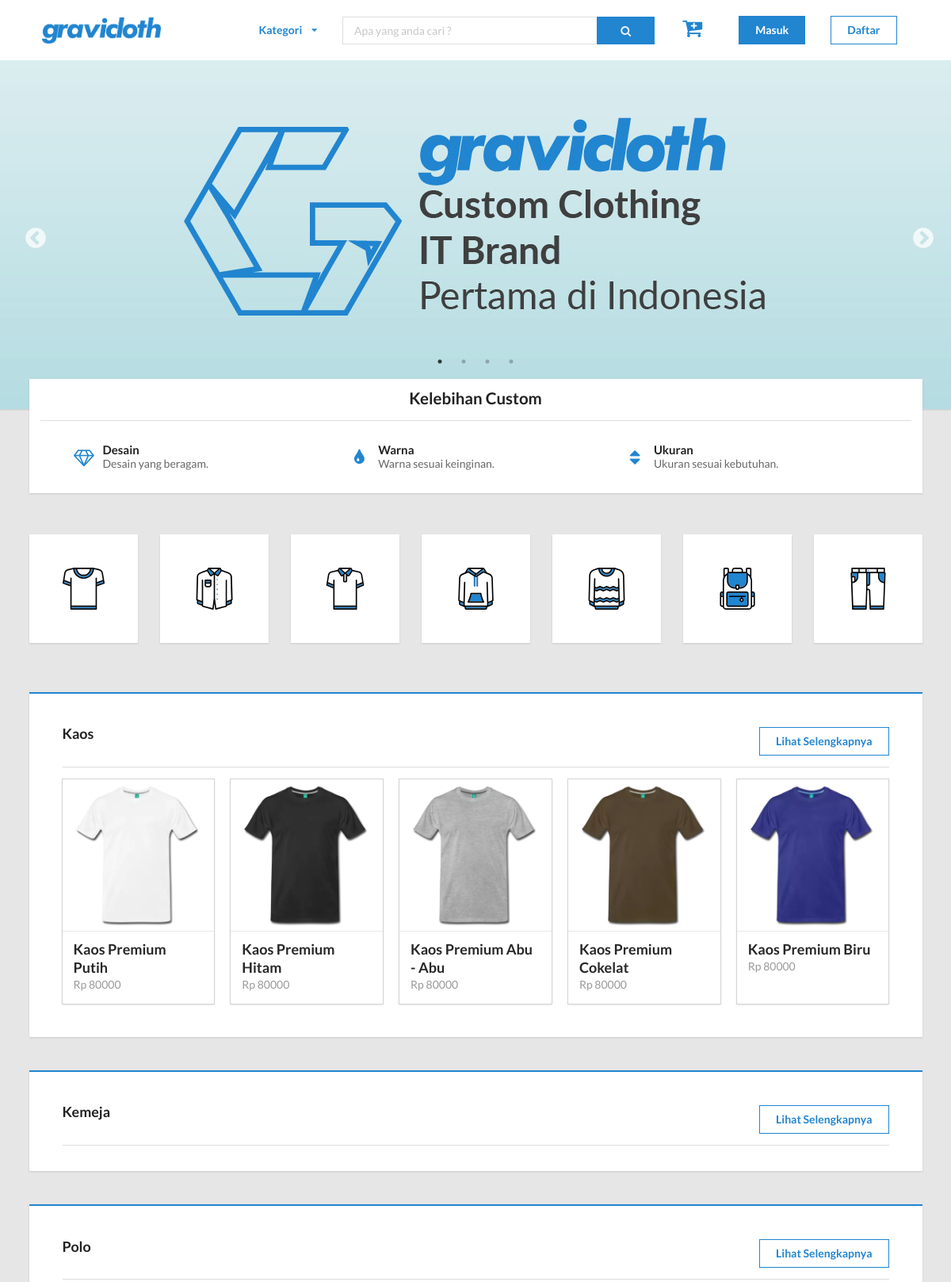
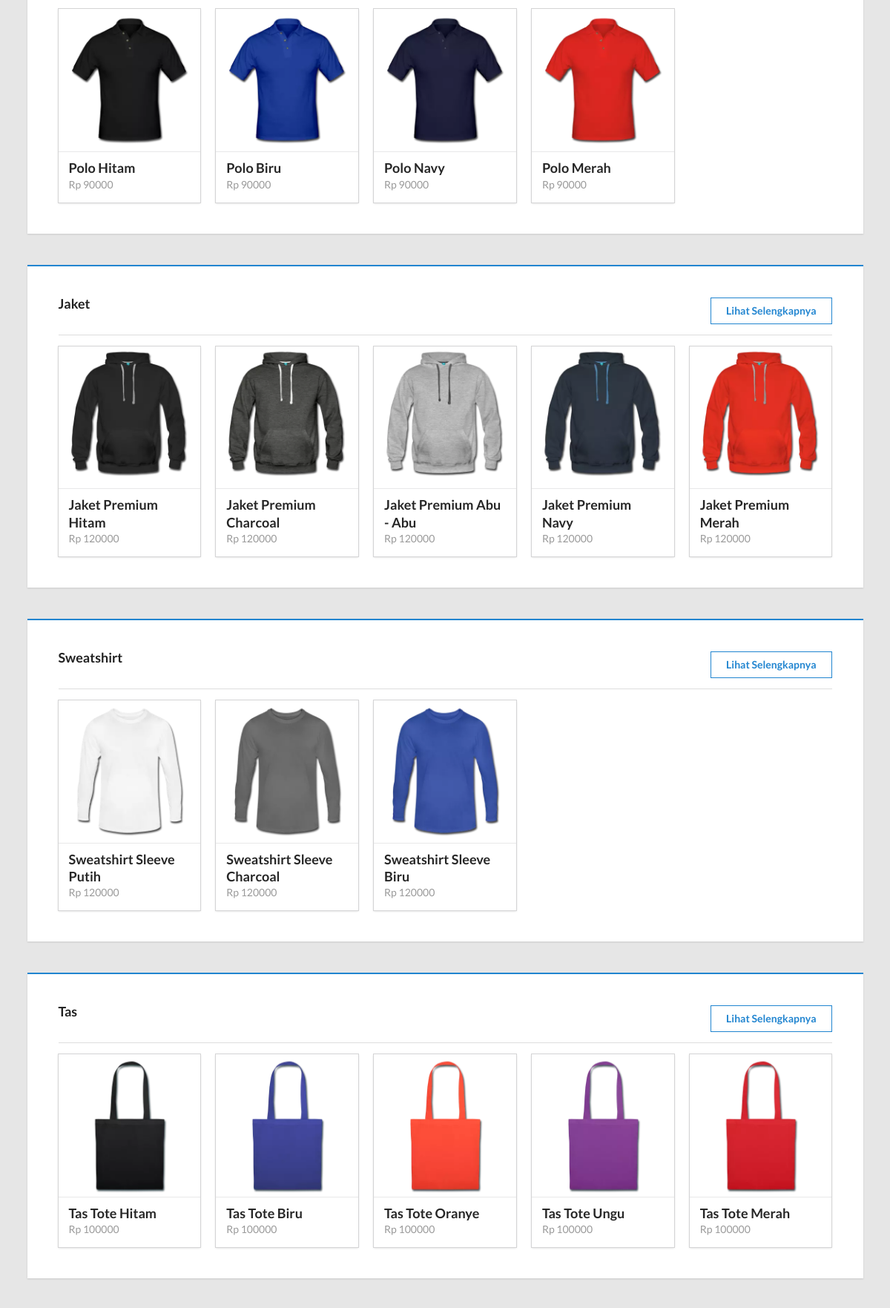
The page / (upper part) on the database its author committed (2 pictures, top to bottom).
### tables this page shows
CREATE TABLE `banner` (
  `id_banner` int(11) NOT NULL,
  `banner_name` varchar(20) NOT NULL,
  `banner_description` text NOT NULL,
  `banner_url` varchar(255) NOT NULL,
  `status` tinyint(1) NOT NULL
);

CREATE TABLE `product` (
  `id_product` int(11) NOT NULL,
  `id_category` int(11) NOT NULL,
  `product_image` varchar(255) NOT NULL,
  `product_name` varchar(50) NOT NULL,
  `product_description` text NOT NULL,
  `id_color` int(11) NOT NULL,
  `design_code` int(11) NOT NULL,
  `stock` int(11) NOT NULL,
  `price` int(11) NOT NULL,
  `created_at` timestamp NOT NULL DEFAULT CURRENT_TIMESTAMP ON UPDATE CURRENT_TIMESTAMP
);

### layout/home.php (the view, shortened to what this page needs)
<section class="home-top-section">
    <div class="banner-section">
        <section class="ui segment banner slider square" id="banner">
            <?php
                $pdo = Database::connect();
                $sql = 'SELECT banner_url FROM banner ORDER BY id_banner ASC';
                foreach ($pdo->query($sql) as $row){
                    echo '<div>';
                    echo '<img class="center-cropped" src="'.$row['banner_url'].'">';
                    echo '</div>';
                }
            ?>
        </section>
    </div>
</section>
<section class="custom-section">
    <div class="ui container">
        <div class="ui segment square" id="custom">
            <div class="ui text container">
                <div class="ui center aligned header">
                    Kelebihan Custom
                </div>
            </div>
            <div class="ui divider"></div>
            <div class="ui stackable equal width padded grid" style="padding-left: 2em; padding-right: 2em;">
            <?php
                $custom_adv = [["Desain", "Desain yang beragam.", "diamond"], ["Warna", "Warna sesuai keinginan.", "theme"], ["Ukuran", "Ukuran sesuai kebutuhan.", "sort"]];
                for ($i = 0; $i < sizeof($custom_adv); $i++){
            ?>
                <div class="column">
                    <h4 class="ui header">
                    <?php
                    echo '<i class="blue '.$custom_adv[$i][2].' icon"></i>'.
                            '<div class="content">'.$custom_adv[$i][0].
                            '<div class="sub header">'.$custom_adv[$i][1].'</div>'.
                            '</div>';
                    ?>
                    </h4>
                </div>
            <?php
                }
            ?>
            </div>
        </div>
    </div>
</section>
<section class="ico-category-section">
    <div class="ui very padded container">
        <div class="ui centered equal width grid">
            <?php
                $pdo = Database::connect();
                $sql = 'SELECT p.id_product, p.product_image, p.product_name, p.price FROM product p WHERE p.id_category = ? ORDER BY id_product ASC LIMIT 5';
                $q = $pdo->prepare($sql);
                $list_ico_kategory = ['ico_kaos.svg', 'ico_kemeja.svg', 'ico_polo.svg', 'ico_hoodie.svg', 'ico_sweater.svg', 'ico_tas.svg', 'ico_celana.svg'];
                $i = 0;
                foreach ($list_cat as $row){
            ?>
            <div class="column">
                <div class="ui very padded segment square">
                <?php
                    echo '<a class="ui centered tiny image" href="?p='.strtolower($row).'">';
                    echo '<img src="public/images/'.$list_ico_kategory[$i].'">';
                    echo '</a>';
                    $i++;
                ?>
                </div>
            </div>
            <?php
                }
            ?>
        </div>
    </div>
</section>
<section class="showroom-section">
    <div class="ui container">
        <?php
            $j = 1;
            foreach ($list_cat as $row){
        ?>
            <div class="barang-section">
                <div class="ui blue very padded segment" id="show-barang">
                    <div class="ui stackable grid">
                        <div class="eight wide column">
                            <div class="ui left aligned header">
                                <?= $row; ?>
                            </div>
                        </div>
                        <div class="eight wide column">
                            <a href="?p=<?= strtolower($row); ?>" class="ui right floated inverted blue button">Lihat Selengkapnya</a>
                        </div>
                    </div>
                    <div class="ui divider"></div>
                    <div class="ui container">
                        <div class="ui five stackable cards">
                            <?php
                                if ($q->execute(array($j))){
                                    foreach($q as $nrow) {
                                    echo '<div class="card">';
                                    echo '<a class="image" href="?p=content-detail&id='.$nrow['id_product'].'&product='.$nrow['product_name'].'">
                                        <img src="'.$nrow['product_image'].'">
                                    </a>';
                                    echo '<div class="content">
                                            <a class="header" href="?p=content-detail&id='.$nrow['id_product'].'&product='.$nrow['product_name'].'">'.$nrow['product_name'].'</a>
                                            <div class="meta">
                                                <a href="?p=content-detail&id='.$nrow['id_product'].'&product='.$nrow['product_name'].'">'.'Rp '.$nrow['price'].'</a>
                                            </div>
                                        </div>';
                                    echo '</div>';
                                    }
                                }
                            ?>
                        </div>
                    </div>
                </div>
            </div>
        <?php
            $j++;
            }
        ?>
    </div>
</section>

### public/css/app.css (style rules this page uses)
.ui.square { border-radius: 0; border: 0; }
.ui.button, .ui.basic.button { border-radius: 0; }
.ui.card, .ui.cards > .card { border: none; border-radius: 0; }
.ui.card .image, .ui.cards > .card .image { background: transparent; }
.ui.inverted.blue.button, .ui.inverted.blue.buttons .button { box-shadow: 0 0 0 1px #2185D0 inset !important; color: #2185D0; }
body { background: #e6e6e6; background-color: #e6e6e6; }
#banner { padding: 0; margin-bottom: 0; }
.center-cropped { object-fit: none; object-position: center; width: 100%; height: 440px; }
.custom-section { margin-top: 3em; }
#custom { position: relative; height: 100%; bottom: 80px; }
.ico-category-section { margin-top: -4em; }
.showroom-section { margin-top: 3em; margin-bottom: 3em; }
.barang-section { margin-bottom: 3em; }
#show-barang { border-radius: 0; border-left: 0; border-right: 0; border-bottom: 0; }

### rows shown on the page
banner: banner_url (picture)
product: product_image (picture), product_name "Kaos Premium Putih", price "80000"
product: product_image (picture), product_name "Kaos Premium Hitam", price "80000"
product: product_image (picture), product_name "Kaos Premium Abu - Abu", price "80000"
product: product_image (picture), product_name "Kaos Premium Cokelat", price "80000"
product: product_image (picture), product_name "Kaos Premium Biru", price "80000"
product: product_image (picture), product_name "Polo Hitam", price "90000"
product: product_image (picture), product_name "Polo Biru", price "90000"
product: product_image (picture), product_name "Polo Navy", price "90000"
product: product_image (picture), product_name "Polo Merah", price "90000"
product: product_image (picture), product_name "Jaket Premium Hitam", price "120000"
product: product_image (picture), product_name "Jaket Premium Charcoal", price "120000"
product: product_image (picture), product_name "Jaket Premium Abu - Abu", price "120000"
product: product_image (picture), product_name "Jaket Premium Navy", price "120000"
product: product_image (picture), product_name "Jaket Premium Merah", price "120000"
product: product_image (picture), product_name "Sweatshirt Sleeve Putih", price "120000"
product: product_image (picture), product_name "Sweatshirt Sleeve Charcoal", price "120000"
product: product_image (picture), product_name "Sweatshirt Sleeve Biru", price "120000"
product: product_image (picture), product_name "Tas Tote Hitam", price "100000"
product: product_image (picture), product_name "Tas Tote Biru", price "100000"
product: product_image (picture), product_name "Tas Tote Oranye", price "100000"
product: product_image (picture), product_name "Tas Tote Ungu", price "100000"
product: product_image (picture), product_name "Tas Tote Merah", price "100000"

### other values the page prints
$custom_adv[$i][0] "Desain"
$custom_adv[$i][1] "Desain yang beragam."
$custom_adv[$i][0] "Warna"
$custom_adv[$i][1] "Warna sesuai keinginan."
$custom_adv[$i][0] "Ukuran"
$custom_adv[$i][1] "Ukuran sesuai kebutuhan."
$row "Kaos"
$row "Kemeja"
$row "Polo"
$row "Jaket"
$row "Sweatshirt"
$row "Tas"
